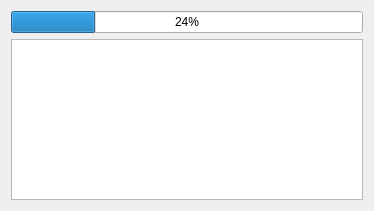
<?xml version="1.0" encoding="UTF-8"?>
<ui version="4.0">
 <class>ProgressDialog</class>
 <widget class="QDialog" name="ProgressDialog">
  <property name="geometry">
   <rect>
    <x>0</x>
    <y>0</y>
    <width>374</width>
    <height>211</height>
   </rect>
  </property>
  <property name="windowTitle">
   <string>Progress bar</string>
  </property>
  <property name="modal">
   <bool>true</bool>
  </property>
  <layout class="QGridLayout" name="gridLayout">
   <item row="0" column="0" colspan="2">
    <widget class="QProgressBar" name="progressBar">
     <property name="value">
      <number>24</number>
     </property>
    </widget>
   </item>
   <item row="1" column="0" colspan="2">
    <widget class="QTextEdit" name="logs">
     <property name="enabled">
      <bool>true</bool>
     </property>
     <property name="font">
      <font>
       <pointsize>10</pointsize>
      </font>
     </property>
     <property name="undoRedoEnabled">
      <bool>false</bool>
     </property>
     <property name="readOnly">
      <bool>true</bool>
     </property>
     <property name="acceptRichText">
      <bool>false</bool>
     </property>
    </widget>
   </item>
  </layout>
 </widget>
 <resources/>
 <connections/>
</ui>
